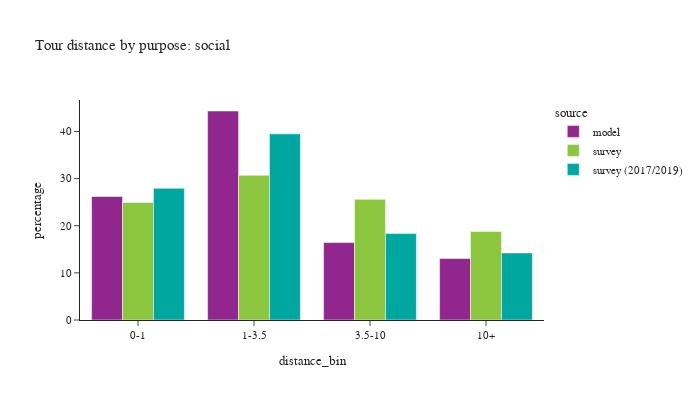

The cell this chart's notebook holds for it:
### Code cell
plot_bins(tour, tour['pdpurp'] == 7, 'social')

### Figure 1 — Plotly figure (JSON) as saved in the notebook; plotly's stock layout.template omitted (floating-point values rounded to 4 significant figures)
{"data": [{"alignmentgroup": "True", "customdata": [[74734], [126475], [46855], [37185]], "hovertemplate": "source=model<br>distance_bin=%{x}<br>percentage=%{y}<br>sample count=%{customdata[0]}<extra></extra>", "legendgroup": "model", "marker": {"color": "#91268F", "pattern": {"shape": ""}}, "name": "model", "offsetgroup": "model", "orientation": "v", "showlegend": true, "textposition": "auto", "type": "bar", "x": ["0-1", "1-3.5", "3.5-10", "10+"], "xaxis": "x", "y": [26.2, 44.34, 16.43, 13.04], "yaxis": "y"}, {"alignmentgroup": "True", "customdata": [[1014], [934], [666], [387]], "hovertemplate": "source=survey<br>distance_bin=%{x}<br>percentage=%{y}<br>sample count=%{customdata[0]}<extra></extra>", "legendgroup": "survey", "marker": {"color": "#8CC63E", "pattern": {"shape": ""}}, "name": "survey", "offsetgroup": "survey", "orientation": "v", "showlegend": true, "textposition": "auto", "type": "bar", "x": ["0-1", "1-3.5", "3.5-10", "10+"], "xaxis": "x", "y": [24.93, 30.69, 25.59, 18.79], "yaxis": "y"}, {"alignmentgroup": "True", "customdata": [[1720], [1481], [931], [442]], "hovertemplate": "source=survey (2017/2019)<br>distance_bin=%{x}<br>percentage=%{y}<br>sample count=%{customdata[0]}<extra></extra>", "legendgroup": "survey (2017/2019)", "marker": {"color": "#00A7A0", "pattern": {"shape": ""}}, "name": "survey (2017/2019)", "offsetgroup": "survey (2017/2019)", "orientation": "v", "showlegend": true, "textposition": "auto", "type": "bar", "x": ["0-1", "1-3.5", "3.5-10", "10+"], "xaxis": "x", "y": [27.95, 39.49, 18.34, 14.22], "yaxis": "y"}], "layout": {"barmode": "group", "font": {"size": 11}, "height": 400, "legend": {"title": {"text": "source"}, "tracegroupgap": 0}, "title": {"text": "Tour distance by purpose: social"}, "width": 700, "xaxis": {"anchor": "y", "domain": [0, 1], "title": {"text": "distance_bin"}}, "yaxis": {"anchor": "x", "domain": [0, 1], "title": {"text": "percentage"}}}}
